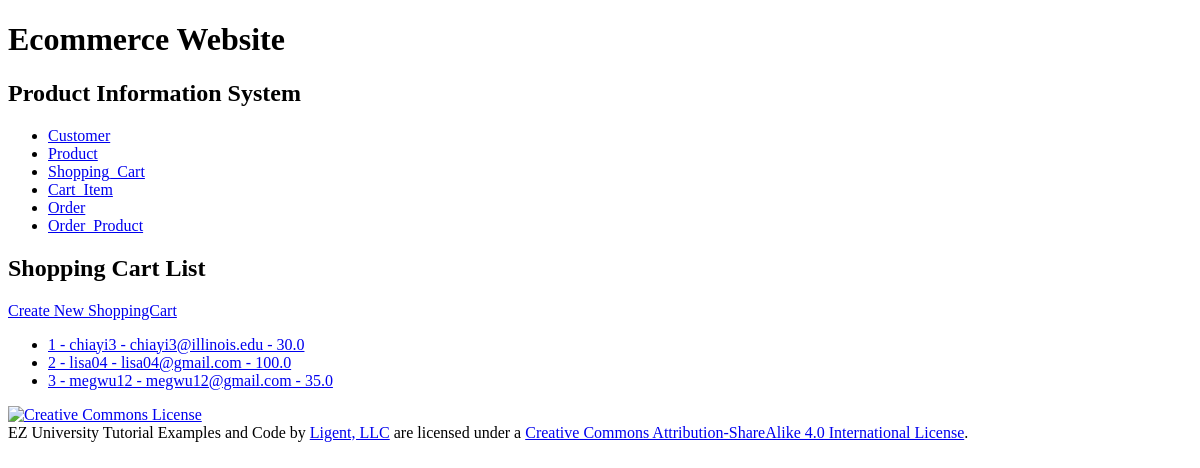
Page /shoppingcart/ on the earlier database version.
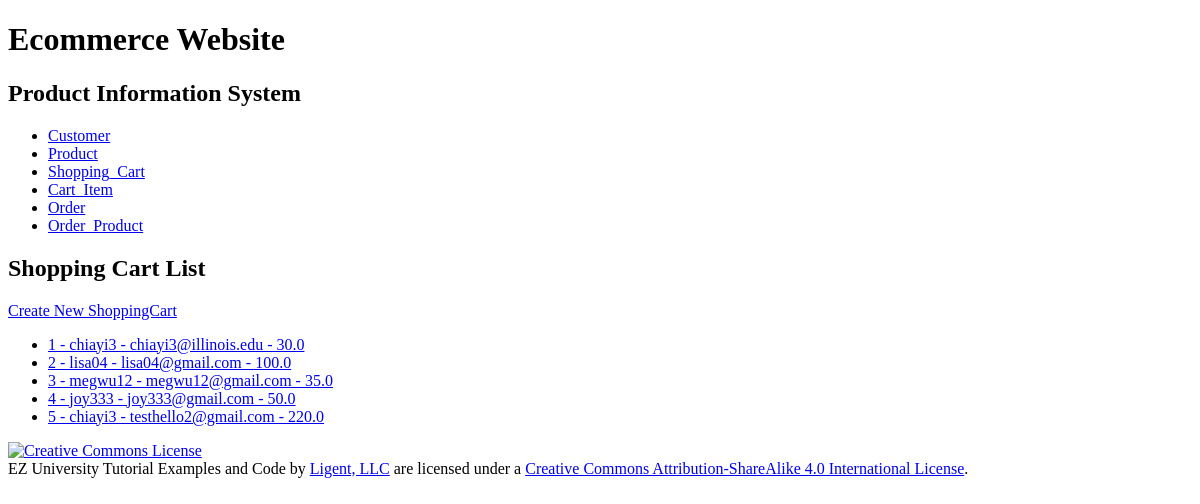
Same page on the later database version.
### productinfo/models.py (models this page shows, shortened)
class Shopping_Cart(models.Model):
	cart_id = models.AutoField(primary_key=True)
	total_price = models.FloatField()
	customer_id = models.ForeignKey(Customer, related_name='shopping_carts', on_delete=models.PROTECT)
	sm_id = models.ForeignKey(Shipping_Method, related_name='shopping_carts', on_delete=models.PROTECT)
	pm_id = models.ForeignKey(Payment_Method, related_name='shopping_carts', on_delete=models.PROTECT)
	def __str__(self):
		return f'{self.cart_id} - {self.customer_id} - {self.total_price}'
	def get_absolute_url(self):
		return reverse('productinfo_shoppingcart_detail_urlpattern',
					   kwargs={'pk':self.pk}
					   )
	class Meta:
		ordering = ['cart_id']
		constraints = [
			UniqueConstraint(fields=['customer_id'], name='unique_shoppingcart')
		]

class Customer(models.Model):
	customer_id = models.AutoField(primary_key=True)
	first_name = models.CharField(max_length=45)
	last_name = models.CharField(max_length=45)
	disambiguator = models.CharField(max_length=45, blank=True, default='')
	username = models.CharField(max_length=45)
	password = models.CharField(max_length=45)
	email = models.CharField(max_length=225)
	sm_id = models.ForeignKey(Shipping_Method, related_name='customers', on_delete=models.PROTECT)
	pm_id = models.ForeignKey(Payment_Method, related_name='customers', on_delete=models.PROTECT)
	def __str__(self):
		return f'{self.username} - {self.email}'
	class Meta:
		ordering = ['customer_id']
		constraints = [
			UniqueConstraint(fields=['username', 'email', 'disambiguator'], name='unique_customer')
		]

### productinfo/views.py (the view)
class ShoppingCartList(View):
	def get(self, request):
		return render(
			request,
			'productinfo/shoppingcart_list.html',
			{'shoppingcart_list': Shopping_Cart.objects.all()}
		)

### productinfo/templates/productinfo/shoppingcart_list.html (shortened to what this page needs)
{% extends 'productinfo/base.html' %}
{% block content %}
    <h2>Shopping Cart List</h2>
    <div>
    <a href="{% url 'productinfo_shoppingcart_create_urlpattern' %}">
        Create New ShoppingCart
    </a>
    </div>
    <ul>
        {% for shoppingcart in shoppingcart_list %}
        <li>
            <a href="{{ shoppingcart.get_absolute_url }}">{{ shoppingcart }}</a>
        </li>
        {% empty %}
        <li><em>There are currently no customers available.</em></li>
        {% endfor %}
    </ul>
{% endblock %}

### productinfo/templates/productinfo/base.html (shortened to what this page needs)
<!DOCTYPE html>
<html lang="en">
<head>
</head>
<body>
<div>
    <header>
        <h1>Ecommerce Website</h1>
        <h2>Product Information System</h2>
    </header>
    <nav>
        <ul>
            <li>
                <a href="{% url 'productinfo_customer_list_urlpattern' %}">
                    Customer</a></li>
            <li>
                <a href="{% url 'productinfo_product_list_urlpattern' %}">
                    Product</a></li>
            <li>
                <a href="{% url 'productinfo_shoppingcart_list_urlpattern' %}">
                    Shopping_Cart</a></li>
            <li>
                <a href="{% url 'productinfo_cartitem_list_urlpattern' %}">
                    Cart_Item</a></li>
            <li>
                <a href="{% url 'productinfo_order_list_urlpattern' %}">
                    Order</a></li>
            <li>
                <a href="{% url 'productinfo_orderproduct_list_urlpattern' %}">
                    Order_Product</a></li>
        </ul>
    </nav>
    <main>
        {% block content %}{% endblock %}
    </main>
</div>
<footer>
    <p>
        <a rel="license" href="http://creativecommons.org/licenses/by-sa/4.0/">
            <img alt="Creative Commons License" style="border-width:0"
                 src="https://i.creativecommons.org/l/by-sa/4.0/88x31.png"/>
        </a><br/><span xmlns:dct="http://purl.org/dc/terms/" property="dct:title">EZ University Tutorial Examples and Code</span>
        by
        <a xmlns:cc="http://creativecommons.org/ns#" href="https://www.ligent.net" property="cc:attributionName"
           rel="cc:attributionURL">Ligent, LLC</a> are licensed under a
        <a rel="license" href="http://creativecommons.org/licenses/by-sa/4.0/">Creative Commons Attribution-ShareAlike
            4.0 International License</a>.
    </p>
</footer>
</body>
</html>

Differences in the rows shown:
added Shopping_Cart: cart_id+customer_id+total_price "4 - joy333 - joy333@gmail.com - 50.0"
added Shopping_Cart: cart_id+customer_id+total_price "5 - chiayi3 - testhello2@gmail.com - 220.0"
